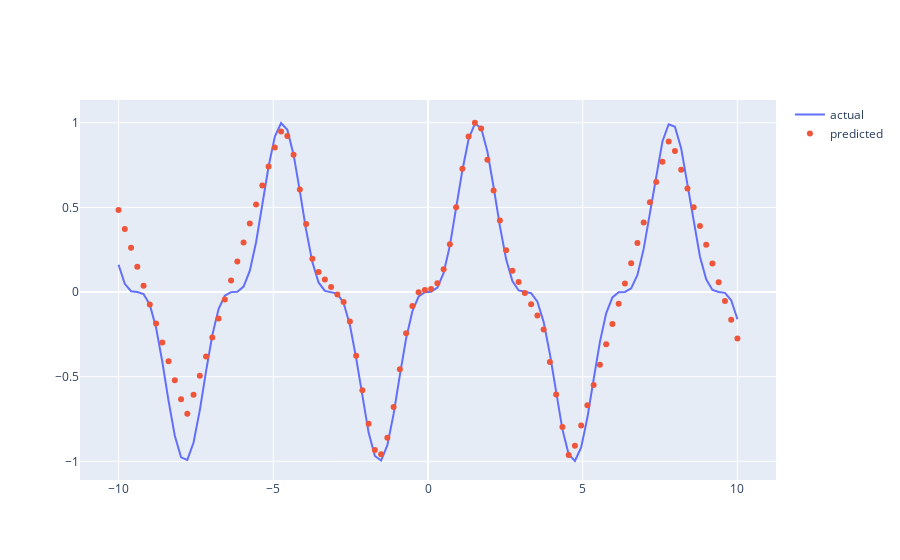

Write notebook code for a chart like this one.
### Code cell
# Prediction
x_data = np.linspace(-10, 10, 100, dtype=np.float32)[np.newaxis].T
y_data = hidden_function(x_data)
model_data = model(torch.from_numpy(x_data)).detach().numpy()

fig = go.Figure()
fig.add_trace(go.Scatter(x=x_data.squeeze(), y=y_data.squeeze(), mode='lines', name='actual'))
fig.add_trace(go.Scatter(x=x_data.squeeze(), y=model_data.squeeze(), mode='markers', name='predicted'))
fig.show()
